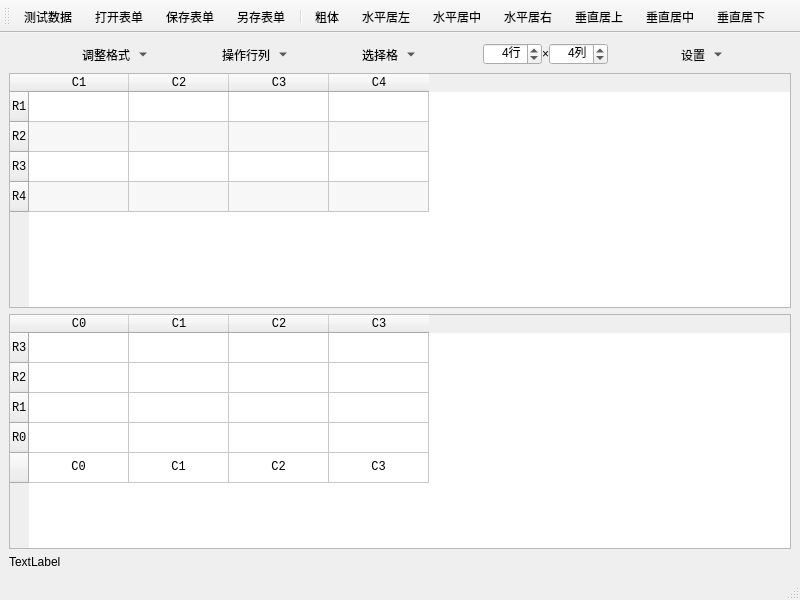
<?xml version="1.0" encoding="UTF-8"?>
<ui version="4.0">
 <class>Sheet</class>
 <widget class="QMainWindow" name="Sheet">
  <property name="geometry">
   <rect>
    <x>0</x>
    <y>0</y>
    <width>800</width>
    <height>600</height>
   </rect>
  </property>
  <property name="font">
   <font>
    <family>Consolas</family>
   </font>
  </property>
  <property name="windowTitle">
   <string>Sheet</string>
  </property>
  <widget class="QWidget" name="centralwidget">
   <layout class="QVBoxLayout" name="verticalLayout">
    <item>
     <widget class="QGroupBox" name="GB_Tool_Bar">
      <property name="sizePolicy">
       <sizepolicy hsizetype="Preferred" vsizetype="Fixed">
        <horstretch>0</horstretch>
        <verstretch>1</verstretch>
       </sizepolicy>
      </property>
      <property name="minimumSize">
       <size>
        <width>0</width>
        <height>0</height>
       </size>
      </property>
      <property name="maximumSize">
       <size>
        <width>16777215</width>
        <height>16777215</height>
       </size>
      </property>
      <property name="styleSheet">
       <string notr="true">QGroupBox {
	border: none;
}</string>
      </property>
      <property name="title">
       <string/>
      </property>
      <property name="flat">
       <bool>false</bool>
      </property>
      <layout class="QHBoxLayout" name="horizontalLayout_4">
       <property name="spacing">
        <number>0</number>
       </property>
       <property name="leftMargin">
        <number>0</number>
       </property>
       <property name="topMargin">
        <number>0</number>
       </property>
       <property name="rightMargin">
        <number>0</number>
       </property>
       <property name="bottomMargin">
        <number>0</number>
       </property>
       <item>
        <widget class="QToolButton" name="TB_Adjust">
         <property name="sizePolicy">
          <sizepolicy hsizetype="Fixed" vsizetype="Expanding">
           <horstretch>0</horstretch>
           <verstretch>1</verstretch>
          </sizepolicy>
         </property>
         <property name="minimumSize">
          <size>
           <width>0</width>
           <height>0</height>
          </size>
         </property>
         <property name="maximumSize">
          <size>
           <width>16777215</width>
           <height>68</height>
          </size>
         </property>
         <property name="styleSheet">
          <string notr="true"/>
         </property>
         <property name="text">
          <string>调整格式</string>
         </property>
         <property name="icon">
          <iconset resource="resources.qrc">
           <normaloff>:/images/width.png</normaloff>:/images/width.png</iconset>
         </property>
         <property name="iconSize">
          <size>
           <width>24</width>
           <height>24</height>
          </size>
         </property>
         <property name="autoRepeatDelay">
          <number>300</number>
         </property>
         <property name="autoRepeatInterval">
          <number>100</number>
         </property>
         <property name="popupMode">
          <enum>QToolButton::MenuButtonPopup</enum>
         </property>
         <property name="toolButtonStyle">
          <enum>Qt::ToolButtonTextUnderIcon</enum>
         </property>
         <property name="autoRaise">
          <bool>true</bool>
         </property>
        </widget>
       </item>
       <item>
        <widget class="QToolButton" name="TB_Manipulate">
         <property name="sizePolicy">
          <sizepolicy hsizetype="Fixed" vsizetype="Expanding">
           <horstretch>0</horstretch>
           <verstretch>1</verstretch>
          </sizepolicy>
         </property>
         <property name="text">
          <string>操作行列</string>
         </property>
         <property name="icon">
          <iconset resource="resources.qrc">
           <normaloff>:/images/keyboard_double_arrow_down.png</normaloff>:/images/keyboard_double_arrow_down.png</iconset>
         </property>
         <property name="iconSize">
          <size>
           <width>24</width>
           <height>24</height>
          </size>
         </property>
         <property name="autoRepeatDelay">
          <number>300</number>
         </property>
         <property name="autoRepeatInterval">
          <number>100</number>
         </property>
         <property name="popupMode">
          <enum>QToolButton::MenuButtonPopup</enum>
         </property>
         <property name="toolButtonStyle">
          <enum>Qt::ToolButtonTextUnderIcon</enum>
         </property>
         <property name="autoRaise">
          <bool>true</bool>
         </property>
        </widget>
       </item>
       <item>
        <widget class="QToolButton" name="TB_Select">
         <property name="sizePolicy">
          <sizepolicy hsizetype="Fixed" vsizetype="Expanding">
           <horstretch>0</horstretch>
           <verstretch>0</verstretch>
          </sizepolicy>
         </property>
         <property name="minimumSize">
          <size>
           <width>0</width>
           <height>0</height>
          </size>
         </property>
         <property name="maximumSize">
          <size>
           <width>16777215</width>
           <height>16777215</height>
          </size>
         </property>
         <property name="text">
          <string>选择格</string>
         </property>
         <property name="icon">
          <iconset resource="resources.qrc">
           <normaloff>:/images/window.png</normaloff>:/images/window.png</iconset>
         </property>
         <property name="iconSize">
          <size>
           <width>24</width>
           <height>24</height>
          </size>
         </property>
         <property name="autoRepeatDelay">
          <number>300</number>
         </property>
         <property name="autoRepeatInterval">
          <number>100</number>
         </property>
         <property name="popupMode">
          <enum>QToolButton::MenuButtonPopup</enum>
         </property>
         <property name="toolButtonStyle">
          <enum>Qt::ToolButtonTextUnderIcon</enum>
         </property>
         <property name="autoRaise">
          <bool>true</bool>
         </property>
         <property name="arrowType">
          <enum>Qt::NoArrow</enum>
         </property>
        </widget>
       </item>
       <item>
        <widget class="QGroupBox" name="GB_Set">
         <property name="sizePolicy">
          <sizepolicy hsizetype="Fixed" vsizetype="Preferred">
           <horstretch>0</horstretch>
           <verstretch>0</verstretch>
          </sizepolicy>
         </property>
         <property name="styleSheet">
          <string notr="true">QGroupBox {
	border: none;
}
</string>
         </property>
         <property name="title">
          <string/>
         </property>
         <layout class="QHBoxLayout" name="horizontalLayout_3">
          <property name="spacing">
           <number>0</number>
          </property>
          <property name="leftMargin">
           <number>0</number>
          </property>
          <property name="topMargin">
           <number>0</number>
          </property>
          <property name="rightMargin">
           <number>0</number>
          </property>
          <property name="bottomMargin">
           <number>0</number>
          </property>
          <item>
           <widget class="QSpinBox" name="SB_Column">
            <property name="sizePolicy">
             <sizepolicy hsizetype="Fixed" vsizetype="Fixed">
              <horstretch>0</horstretch>
              <verstretch>0</verstretch>
             </sizepolicy>
            </property>
            <property name="frame">
             <bool>true</bool>
            </property>
            <property name="alignment">
             <set>Qt::AlignRight|Qt::AlignTrailing|Qt::AlignVCenter</set>
            </property>
            <property name="buttonSymbols">
             <enum>QAbstractSpinBox::UpDownArrows</enum>
            </property>
            <property name="suffix">
             <string>行</string>
            </property>
            <property name="minimum">
             <number>1</number>
            </property>
            <property name="maximum">
             <number>999</number>
            </property>
            <property name="value">
             <number>4</number>
            </property>
           </widget>
          </item>
          <item>
           <widget class="QLabel" name="label">
            <property name="sizePolicy">
             <sizepolicy hsizetype="Fixed" vsizetype="Fixed">
              <horstretch>0</horstretch>
              <verstretch>0</verstretch>
             </sizepolicy>
            </property>
            <property name="text">
             <string>×</string>
            </property>
           </widget>
          </item>
          <item>
           <widget class="QSpinBox" name="SB_Row">
            <property name="sizePolicy">
             <sizepolicy hsizetype="Fixed" vsizetype="Fixed">
              <horstretch>0</horstretch>
              <verstretch>0</verstretch>
             </sizepolicy>
            </property>
            <property name="frame">
             <bool>true</bool>
            </property>
            <property name="alignment">
             <set>Qt::AlignRight|Qt::AlignTrailing|Qt::AlignVCenter</set>
            </property>
            <property name="suffix">
             <string>列</string>
            </property>
            <property name="minimum">
             <number>1</number>
            </property>
            <property name="maximum">
             <number>999</number>
            </property>
            <property name="value">
             <number>4</number>
            </property>
           </widget>
          </item>
         </layout>
        </widget>
       </item>
       <item>
        <widget class="QToolButton" name="TB_Set">
         <property name="sizePolicy">
          <sizepolicy hsizetype="Fixed" vsizetype="Expanding">
           <horstretch>0</horstretch>
           <verstretch>1</verstretch>
          </sizepolicy>
         </property>
         <property name="styleSheet">
          <string notr="true"/>
         </property>
         <property name="text">
          <string>设置</string>
         </property>
         <property name="icon">
          <iconset resource="resources.qrc">
           <normaloff>:/images/grid.png</normaloff>:/images/grid.png</iconset>
         </property>
         <property name="iconSize">
          <size>
           <width>24</width>
           <height>24</height>
          </size>
         </property>
         <property name="popupMode">
          <enum>QToolButton::MenuButtonPopup</enum>
         </property>
         <property name="toolButtonStyle">
          <enum>Qt::ToolButtonTextUnderIcon</enum>
         </property>
         <property name="autoRaise">
          <bool>true</bool>
         </property>
        </widget>
       </item>
      </layout>
     </widget>
    </item>
    <item>
     <widget class="QTableWidget" name="TW_Sheet">
      <property name="sizePolicy">
       <sizepolicy hsizetype="Expanding" vsizetype="Expanding">
        <horstretch>0</horstretch>
        <verstretch>1</verstretch>
       </sizepolicy>
      </property>
      <property name="horizontalScrollBarPolicy">
       <enum>Qt::ScrollBarAsNeeded</enum>
      </property>
      <property name="sizeAdjustPolicy">
       <enum>QAbstractScrollArea::AdjustToContentsOnFirstShow</enum>
      </property>
      <property name="editTriggers">
       <set>QAbstractItemView::DoubleClicked</set>
      </property>
      <property name="alternatingRowColors">
       <bool>true</bool>
      </property>
      <row>
       <property name="text">
        <string>R1</string>
       </property>
      </row>
      <row>
       <property name="text">
        <string>R2</string>
       </property>
      </row>
      <row>
       <property name="text">
        <string>R3</string>
       </property>
      </row>
      <row>
       <property name="text">
        <string>R4</string>
       </property>
      </row>
      <column>
       <property name="text">
        <string>C1</string>
       </property>
      </column>
      <column>
       <property name="text">
        <string>C2</string>
       </property>
      </column>
      <column>
       <property name="text">
        <string>C3</string>
       </property>
      </column>
      <column>
       <property name="text">
        <string>C4</string>
       </property>
      </column>
     </widget>
    </item>
    <item>
     <widget class="QTableWidget" name="tableWidget">
      <property name="sizePolicy">
       <sizepolicy hsizetype="Expanding" vsizetype="Expanding">
        <horstretch>0</horstretch>
        <verstretch>1</verstretch>
       </sizepolicy>
      </property>
      <row>
       <property name="text">
        <string>R3</string>
       </property>
      </row>
      <row>
       <property name="text">
        <string>R2</string>
       </property>
      </row>
      <row>
       <property name="text">
        <string>R1</string>
       </property>
      </row>
      <row>
       <property name="text">
        <string>R0</string>
       </property>
      </row>
      <row>
       <property name="text">
        <string/>
       </property>
      </row>
      <column>
       <property name="text">
        <string>C0</string>
       </property>
      </column>
      <column>
       <property name="text">
        <string>C1</string>
       </property>
      </column>
      <column>
       <property name="text">
        <string>C2</string>
       </property>
      </column>
      <column>
       <property name="text">
        <string>C3</string>
       </property>
      </column>
      <item row="4" column="0">
       <property name="text">
        <string>C0</string>
       </property>
       <property name="textAlignment">
        <set>AlignCenter</set>
       </property>
      </item>
      <item row="4" column="1">
       <property name="text">
        <string>C1</string>
       </property>
       <property name="textAlignment">
        <set>AlignCenter</set>
       </property>
      </item>
      <item row="4" column="2">
       <property name="text">
        <string>C2</string>
       </property>
       <property name="textAlignment">
        <set>AlignCenter</set>
       </property>
      </item>
      <item row="4" column="3">
       <property name="text">
        <string>C3</string>
       </property>
       <property name="textAlignment">
        <set>AlignCenter</set>
       </property>
      </item>
     </widget>
    </item>
    <item>
     <widget class="QGroupBox" name="GB_Status_Bar">
      <property name="sizePolicy">
       <sizepolicy hsizetype="Expanding" vsizetype="Fixed">
        <horstretch>1</horstretch>
        <verstretch>0</verstretch>
       </sizepolicy>
      </property>
      <property name="styleSheet">
       <string notr="true">QGroupBox {
	border: none;
}</string>
      </property>
      <property name="title">
       <string/>
      </property>
      <layout class="QHBoxLayout" name="horizontalLayout_2">
       <property name="spacing">
        <number>0</number>
       </property>
       <property name="leftMargin">
        <number>0</number>
       </property>
       <property name="topMargin">
        <number>0</number>
       </property>
       <property name="rightMargin">
        <number>0</number>
       </property>
       <property name="bottomMargin">
        <number>0</number>
       </property>
       <item>
        <widget class="QLabel" name="L_Status_Bar">
         <property name="text">
          <string>TextLabel</string>
         </property>
        </widget>
       </item>
      </layout>
     </widget>
    </item>
   </layout>
  </widget>
  <widget class="QMenuBar" name="menubar">
   <property name="geometry">
    <rect>
     <x>0</x>
     <y>0</y>
     <width>800</width>
     <height>28</height>
    </rect>
   </property>
  </widget>
  <widget class="QStatusBar" name="SB_Status_Bar"/>
  <widget class="QToolBar" name="TB_Tool_Bar">
   <property name="windowTitle">
    <string>toolBar</string>
   </property>
   <property name="iconSize">
    <size>
     <width>24</width>
     <height>24</height>
    </size>
   </property>
   <property name="toolButtonStyle">
    <enum>Qt::ToolButtonTextUnderIcon</enum>
   </property>
   <attribute name="toolBarArea">
    <enum>TopToolBarArea</enum>
   </attribute>
   <attribute name="toolBarBreak">
    <bool>false</bool>
   </attribute>
   <addaction name="A_Testing"/>
   <addaction name="A_Open"/>
   <addaction name="A_Save_Sheet"/>
   <addaction name="A_Save_As"/>
   <addaction name="separator"/>
   <addaction name="A_Bold"/>
   <addaction name="A_Align_Left"/>
   <addaction name="A_Align_Horizontal"/>
   <addaction name="A_Align_Right"/>
   <addaction name="A_Align_Top"/>
   <addaction name="A_Align_Vertical"/>
   <addaction name="A_Align_Bottom"/>
  </widget>
  <action name="A_Save_Sheet">
   <property name="icon">
    <iconset resource="resources.qrc">
     <normaloff>:/images/save.png</normaloff>:/images/save.png</iconset>
   </property>
   <property name="text">
    <string>保存表单</string>
   </property>
   <property name="toolTip">
    <string>保存表单</string>
   </property>
  </action>
  <action name="A_Adjust_Height">
   <property name="icon">
    <iconset resource="resources.qrc">
     <normaloff>:/images/height.png</normaloff>:/images/height.png</iconset>
   </property>
   <property name="text">
    <string>调节行高</string>
   </property>
  </action>
  <action name="A_Adjuct_Width">
   <property name="icon">
    <iconset resource="resources.qrc">
     <normaloff>:/images/width.png</normaloff>:/images/width.png</iconset>
   </property>
   <property name="text">
    <string>调节列宽</string>
   </property>
  </action>
  <action name="A_Select_Cell">
   <property name="icon">
    <iconset resource="resources.qrc">
     <normaloff>:/images/window.png</normaloff>:/images/window.png</iconset>
   </property>
   <property name="text">
    <string>选择格</string>
   </property>
  </action>
  <action name="A_Select_Row">
   <property name="icon">
    <iconset resource="resources.qrc">
     <normaloff>:/images/view_stream.png</normaloff>:/images/view_stream.png</iconset>
   </property>
   <property name="text">
    <string>选择行</string>
   </property>
  </action>
  <action name="A_Select_Column">
   <property name="icon">
    <iconset resource="resources.qrc">
     <normaloff>:/images/column.png</normaloff>:/images/column.png</iconset>
   </property>
   <property name="text">
    <string>选择列</string>
   </property>
  </action>
  <action name="A_Testing">
   <property name="icon">
    <iconset resource="resources.qrc">
     <normaloff>:/images/task.png</normaloff>:/images/task.png</iconset>
   </property>
   <property name="text">
    <string>测试数据</string>
   </property>
  </action>
  <action name="A_Horizontal_Header">
   <property name="checkable">
    <bool>true</bool>
   </property>
   <property name="checked">
    <bool>true</bool>
   </property>
   <property name="icon">
    <iconset resource="resources.qrc">
     <normaloff>:/images/vertical_distribute.png</normaloff>:/images/vertical_distribute.png</iconset>
   </property>
   <property name="text">
    <string>水平表头</string>
   </property>
  </action>
  <action name="A_Vertical_Header">
   <property name="checkable">
    <bool>true</bool>
   </property>
   <property name="checked">
    <bool>true</bool>
   </property>
   <property name="icon">
    <iconset resource="resources.qrc">
     <normaloff>:/images/horizontal_distribute.png</normaloff>:/images/horizontal_distribute.png</iconset>
   </property>
   <property name="text">
    <string>垂直表头</string>
   </property>
  </action>
  <action name="A_Insert_Row">
   <property name="icon">
    <iconset resource="resources.qrc">
     <normaloff>:/images/keyboard_double_arrow_down.png</normaloff>:/images/keyboard_double_arrow_down.png</iconset>
   </property>
   <property name="text">
    <string>插入行</string>
   </property>
  </action>
  <action name="A_Insert_Column">
   <property name="icon">
    <iconset resource="resources.qrc">
     <normaloff>:/images/keyboard_double_arrow_right.png</normaloff>:/images/keyboard_double_arrow_right.png</iconset>
   </property>
   <property name="text">
    <string>插入列</string>
   </property>
  </action>
  <action name="A_Delete_Row">
   <property name="icon">
    <iconset resource="resources.qrc">
     <normaloff>:/images/keyboard_double_arrow_up.png</normaloff>:/images/keyboard_double_arrow_up.png</iconset>
   </property>
   <property name="text">
    <string>删除行</string>
   </property>
  </action>
  <action name="A_Delete_Column">
   <property name="icon">
    <iconset resource="resources.qrc">
     <normaloff>:/images/keyboard_double_arrow_left.png</normaloff>:/images/keyboard_double_arrow_left.png</iconset>
   </property>
   <property name="text">
    <string>删除列</string>
   </property>
  </action>
  <action name="A_Set">
   <property name="icon">
    <iconset resource="resources.qrc">
     <normaloff>:/images/grid.png</normaloff>:/images/grid.png</iconset>
   </property>
   <property name="text">
    <string>设置</string>
   </property>
  </action>
  <action name="A_Align_Left">
   <property name="icon">
    <iconset resource="resources.qrc">
     <normaloff>:/images/align_horizontal_left.png</normaloff>:/images/align_horizontal_left.png</iconset>
   </property>
   <property name="text">
    <string>水平居左</string>
   </property>
  </action>
  <action name="A_Align_Right">
   <property name="icon">
    <iconset resource="resources.qrc">
     <normaloff>:/images/align_horizontal_right.png</normaloff>:/images/align_horizontal_right.png</iconset>
   </property>
   <property name="text">
    <string>水平居右</string>
   </property>
  </action>
  <action name="A_Align_Horizontal">
   <property name="icon">
    <iconset resource="resources.qrc">
     <normaloff>:/images/align_horizontal_center.png</normaloff>:/images/align_horizontal_center.png</iconset>
   </property>
   <property name="text">
    <string>水平居中</string>
   </property>
  </action>
  <action name="A_Align_Top">
   <property name="icon">
    <iconset resource="resources.qrc">
     <normaloff>:/images/align_vertical_top.png</normaloff>:/images/align_vertical_top.png</iconset>
   </property>
   <property name="text">
    <string>垂直居上</string>
   </property>
  </action>
  <action name="A_Align_Bottom">
   <property name="icon">
    <iconset resource="resources.qrc">
     <normaloff>:/images/align_vertical_bottom.png</normaloff>:/images/align_vertical_bottom.png</iconset>
   </property>
   <property name="text">
    <string>垂直居下</string>
   </property>
  </action>
  <action name="A_Align_Vertical">
   <property name="icon">
    <iconset resource="resources.qrc">
     <normaloff>:/images/align_vertical_center.png</normaloff>:/images/align_vertical_center.png</iconset>
   </property>
   <property name="text">
    <string>垂直居中</string>
   </property>
  </action>
  <action name="A_Open">
   <property name="icon">
    <iconset resource="resources.qrc">
     <normaloff>:/images/file_open.png</normaloff>:/images/file_open.png</iconset>
   </property>
   <property name="text">
    <string>打开表单</string>
   </property>
  </action>
  <action name="A_Bold">
   <property name="icon">
    <iconset resource="resources.qrc">
     <normaloff>:/images/format_bold.png</normaloff>:/images/format_bold.png</iconset>
   </property>
   <property name="text">
    <string>粗体</string>
   </property>
  </action>
  <action name="A_Save_As">
   <property name="icon">
    <iconset resource="resources.qrc">
     <normaloff>:/images/save.png</normaloff>:/images/save.png</iconset>
   </property>
   <property name="text">
    <string>另存表单</string>
   </property>
  </action>
 </widget>
 <resources>
  <include location="resources.qrc"/>
 </resources>
 <connections/>
</ui>
